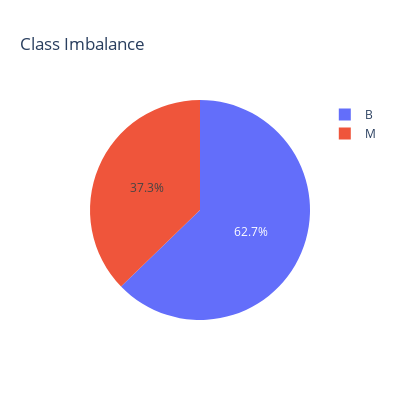

Notebook cell for this chart:
### Code cell
fig = px.pie(df, names='diagnosis', title='Class Imbalance', height=400, width=400)
fig.show()

### Figure 1 — Plotly figure (JSON) as saved in the notebook; plotly's stock layout.template omitted (floating-point values rounded to 4 significant figures; data arrays with more than 128 entries replaced by an {"elided": "..."} marker saying what was removed)
{"data": [{"domain": {"x": [0, 1], "y": [0, 1]}, "hovertemplate": "diagnosis=%{label}<extra></extra>", "labels": {"elided": "569 str values"}, "legendgroup": "", "name": "", "showlegend": true, "type": "pie"}], "layout": {"height": 400, "legend": {"tracegroupgap": 0}, "title": {"text": "Class Imbalance"}, "width": 400}}
